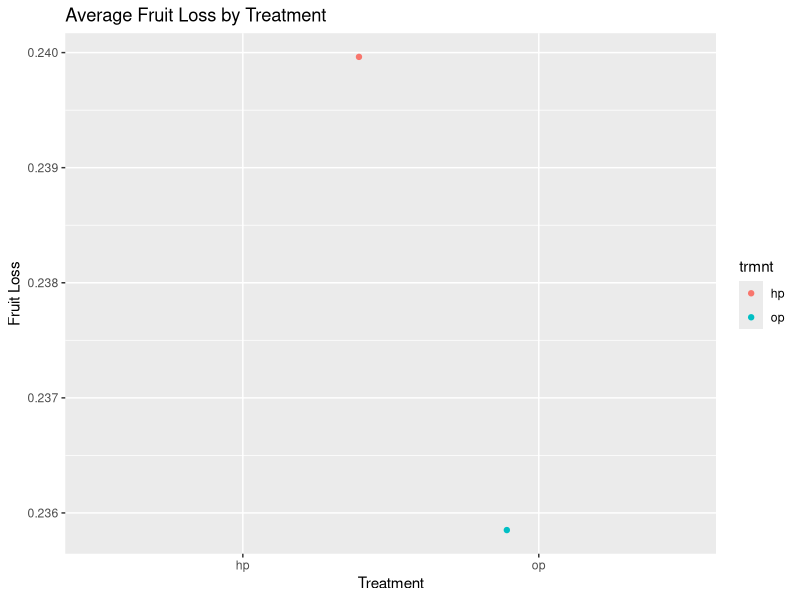
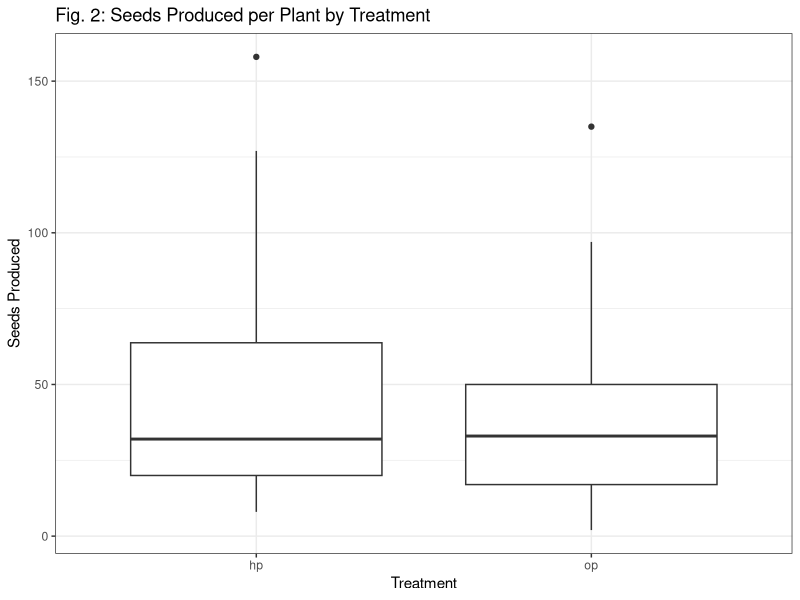
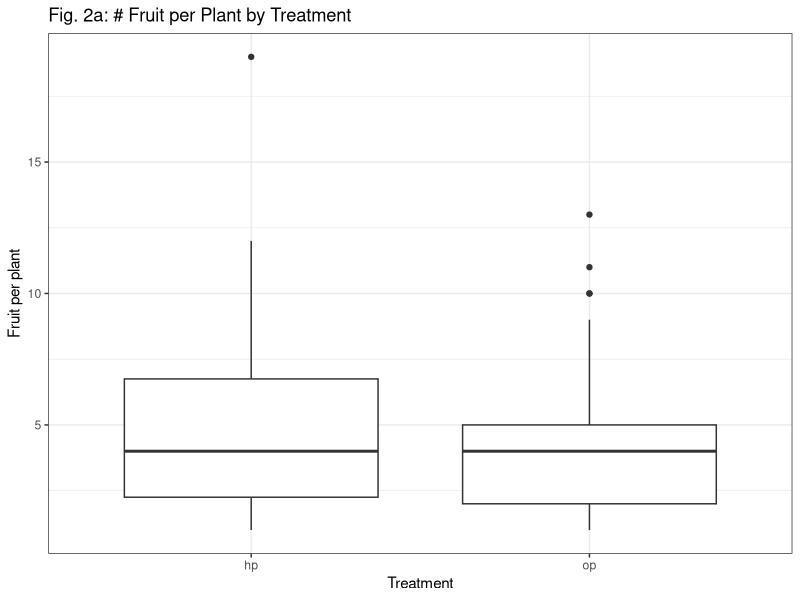
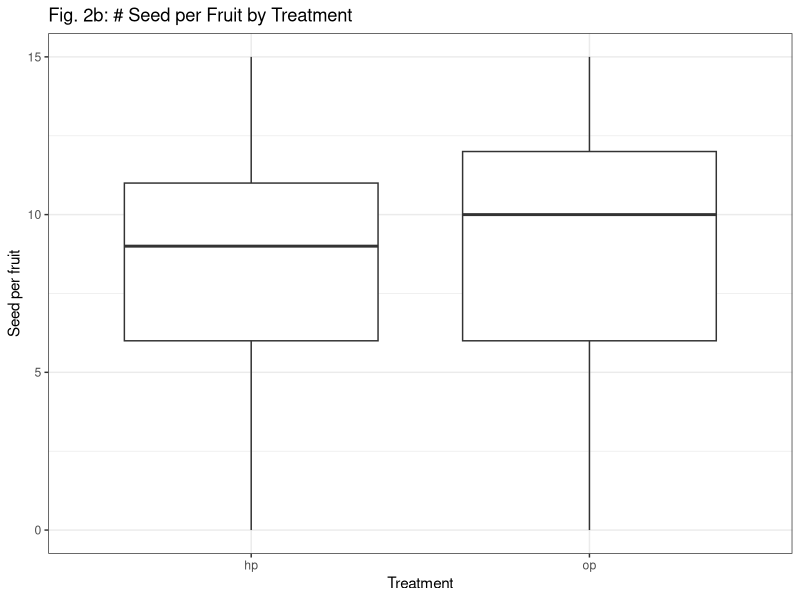
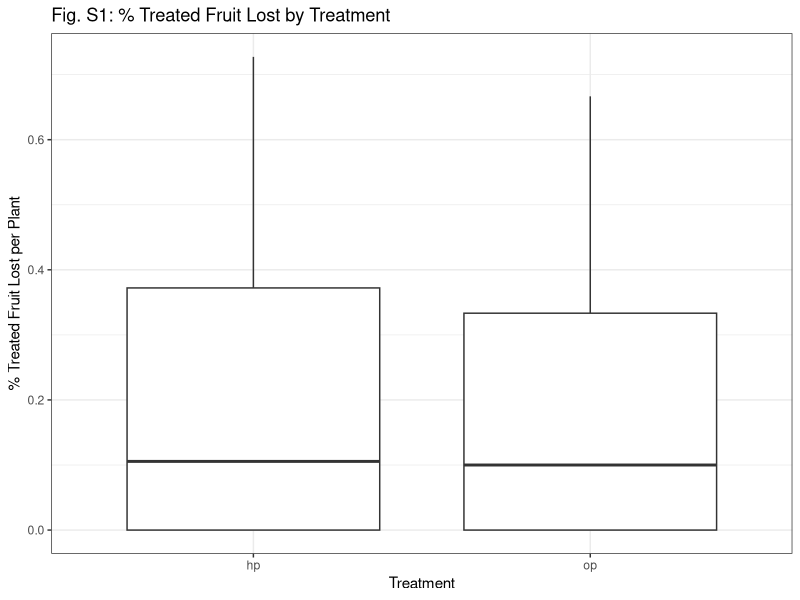
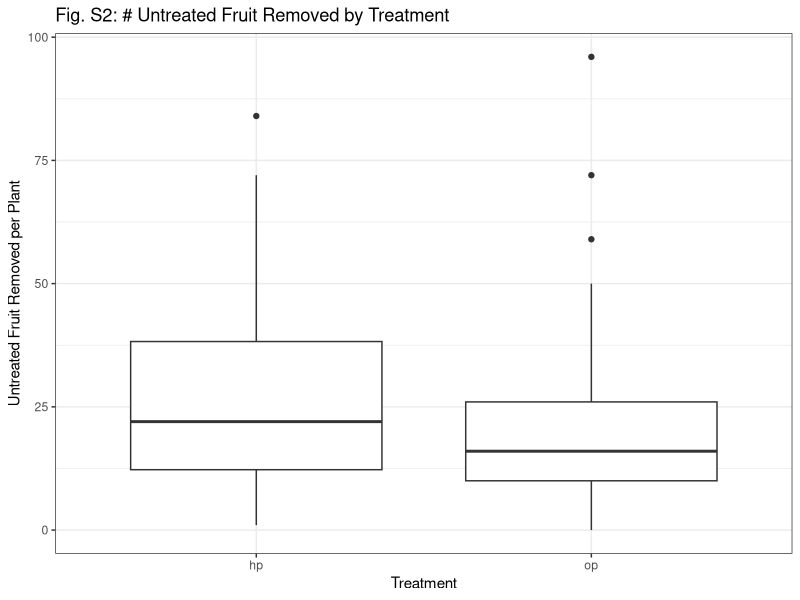
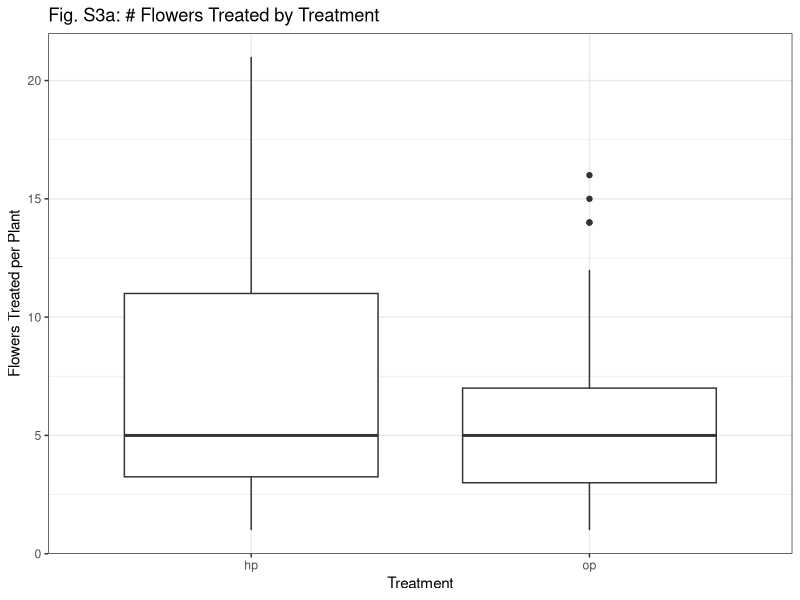
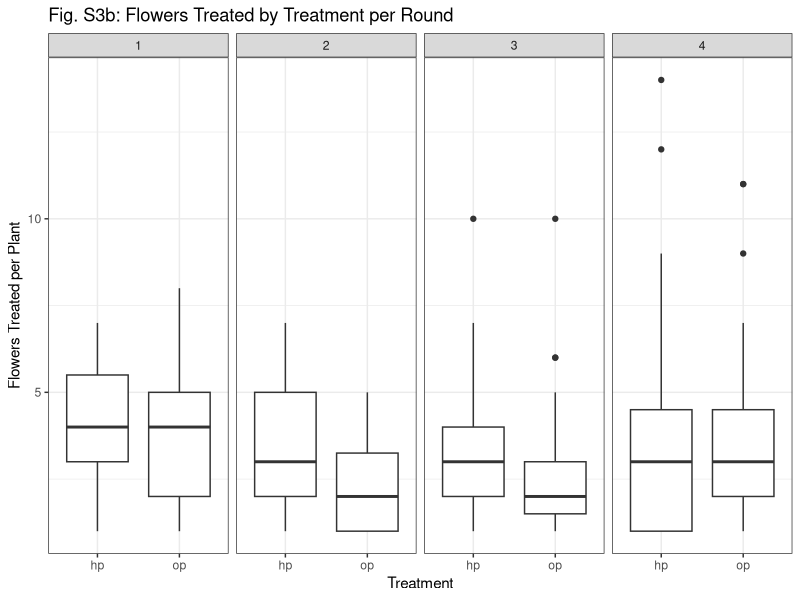

The R script that drew these images, in order: (Note: this script raises an error after producing the figures.)
### Jan 2019 code

##Dan run lines 3-10, then go to 73

#### data for summary tables and results section
library(tidyverse)
pollination<-read.csv("data/pollination_2017_pp_plant_trait.csv")
#upload seed data merged with the environmental data
seed_land<-read.csv("data/seed_land.csv")
seed_land<-seed_land%>%filter(plot=="hi")
####

# Sum general summary information for the results section

# # of distinct plants used
pollination<-pollination%>%filter(plot=="hi")
n_distinct(pollination$ID) # of distinct plants

pollination%>% group_by(trmnt)%>% summarize(n_plants=n_distinct(ID)) # of times treated

# # of distinct plants we collected seed from
n_distinct(seed_land$ID)

# seed and fruit data summary


### table of fruit and seed production by treatment
seed_tbl<-seed_land%>%
  filter(plot=="hi")%>% # select only the hi density plots
  group_by(trmnt)%>%
  summarise(n_plants=n_distinct(ID),n_fruit=n(),avg_seed=mean(total.seeds),median=median(total.seeds), 
                    sd=sd(total.seeds), var=var(total.seeds))

# Table of total fruit and seeds produced per plant
tot_seed_tbl<-seed_land%>%
  filter(plot=="hi")%>%
  group_by(trmnt,ID)%>%
  summarise(sum_seeds=sum(total.seeds), n_fruit=n())%>%
  group_by(trmnt)%>%
  summarise(n_plants=n(),total_fruit=sum(n_fruit),
            avg_n_fruit=mean(n_fruit), total_seeds=sum(sum_seeds),
            avg_sum_seeds=mean(sum_seeds), med_sum_seeds=median(sum_seeds),
            seeds_fruit=total_seeds/total_fruit,
            avg_seeds_fruit=avg_sum_seeds/avg_n_fruit)


# table of flowers treated, fruit recovered, and %fruit loss
flower_tbl<-seed_land%>%
  filter(plot=="hi")%>%
  group_by(trmnt,ID,round)%>%
  summarize(n_fruit=n(), n_flowers=(sum(flowers)/n()))%>%
  group_by(trmnt)%>%
    summarise(n_fruit_collected=sum(n_fruit),n_flowers_treated=sum(n_flowers),
              avg_fruit_coll=mean(n_fruit),avg_flowers_treated=mean(n_flowers),
              medfruit_coll=median(n_fruit),med_flowers_treated=median(n_flowers),
              frt_loss=1-(n_fruit_collected/n_flowers_treated))
ggplot(flower_tbl, aes(trmnt ,frt_loss, color=trmnt)) +geom_jitter()+ 
  labs(x="Treatment" ,y="Fruit Loss")+
  ggtitle("Average Fruit Loss by Treatment")

## table for untreated frt removal
mean_frt_rem<-seed_land%>%
  group_by(trmnt,ID,round)%>%
  summarize(frt_rem=(sum(frt_removed))/n())%>%
  group_by(trmnt,ID)%>%
  summarize(tot_frt_rem=sum(frt_rem))%>%
  group_by(trmnt)%>%
  summarize(mean_frt_rem=mean(tot_frt_rem), med_frt_rem=median(tot_frt_rem))




#Dan start here!
### PLOTS####

# fig 2. Boxplots of two treatments

#total seeds produced across all fruits collected for a plant 
seed_land%>%group_by(trmnt, ID)%>%
  summarize(sum_seed=sum(total.seeds))%>%
  ggplot(aes(trmnt ,sum_seed ))+geom_boxplot()+ theme_bw()+
  labs(x="Treatment" ,y="Seeds Produced")+
  ggtitle("Fig. 2: Seeds Produced per Plant by Treatment")
####

### Supplemental plots####

#fruits per plant
seed_land%>%
group_by(ID,trmnt)%>%
  summarize(n_fruit=n())%>%
  ggplot(aes(trmnt ,n_fruit)) +geom_boxplot()+ theme_bw()+
  labs(x="Treatment" ,y="Fruit per plant")+
  ggtitle("Fig. 2a: # Fruit per Plant by Treatment")
#seeds per fruit per plant
seed_land%>%
  ggplot(aes(trmnt ,total.seeds)) +geom_boxplot()+ theme_bw()+
  labs(x="Treatment" ,y="Seed per fruit")+
  ggtitle("Fig. 2b: # Seed per Fruit by Treatment")


#% treated fruit lost
seed_land%>%group_by(trmnt,ID,round)%>%
  summarize(n_fruit=n(), n_flowers=(sum(flowers)/n()))%>%
  group_by(trmnt,ID)%>%
  summarize(sum_fruit=sum(n_fruit), sum_flowers=sum(n_flowers),
            fruit_loss=1-(sum_fruit)/(sum_flowers))%>%
  ggplot(aes(trmnt ,fruit_loss))+geom_boxplot()+ theme_bw()+
  labs(x="Treatment" ,y="% Treated Fruit Lost per Plant")+
  ggtitle("Fig. S1: % Treated Fruit Lost by Treatment")
#supplement table 

# # fruit removed by trmnt
seed_land%>%
  group_by(trmnt,ID,round)%>%
  summarize(frt_rem=(sum(frt_removed))/n())%>%
  group_by(trmnt,ID)%>%
  summarize(tot_frt_rem=sum(frt_rem))%>%
  ggplot(aes(trmnt ,tot_frt_rem)) +geom_boxplot()+ theme_bw()+
  labs(x="Treatment" ,y="Untreated Fruit Removed per Plant")+
  ggtitle("Fig. S2: # Untreated Fruit Removed by Treatment")


## flower production total
seed_land%>%group_by(trmnt,ID,round)%>%
  summarize(n_fruit=n(), n_flowers=(sum(flowers)/n()))%>%
  group_by(trmnt,ID)%>%
  summarize(sum_fruit=sum(n_fruit), sum_flowers=sum(n_flowers),
            fruit_loss=1-(sum_fruit)/(sum_flowers))%>%
  ggplot(aes(trmnt ,sum_flowers))+geom_boxplot()+ theme_bw()+
  labs(x="Treatment" ,y="Flowers Treated per Plant")+
  ggtitle("Fig. S3a: # Flowers Treated by Treatment")



#3b
## flower production by round
seed_land%>%group_by(trmnt,ID,round)%>%
  summarize(n_fruit=n(), n_flowers=(sum(flowers)/n()))%>%
  ggplot(aes(trmnt ,n_flowers))+geom_boxplot()+ 
  facet_grid(.~round)+
theme_bw()+
  labs(x="Treatment" ,y="Flowers Treated per Plant")+
  ggtitle("Fig. S3b: Flowers Treated by Treatment per Round")
  
 ### didn't really change


#### These are important figures!!!
### Seeds 
ggplot(data=plt, aes(prop.c,seeds, color=trmnt))+geom_point()+
  geom_smooth(method=lm)
### poll ovules
ggplot(data=plt_nr, aes(prop.c,polov, color=trmnt))+geom_point()+
  geom_smooth(method=lm)
### seed  over time
ggplot(data=plt,aes(temp.start,seeds, color=trmnt))+geom_point()+
  geom_smooth(method=lm)

ggplot(data=plt,aes(trmnt,seeds, color=trmnt))+geom_boxplot()+
  facet_grid(.~round)

  
  ##############
###############################
#pre 2019 code ## 
# Mostly tables but some plots
#########
  ### Pollinated Ovules /  Fruit

trmnt_tbl<-seed_land%>%
  group_by(round, ID,trmnt)%>%
  summarise(n_fruit=n(),n_flowers=sum(unique(flowers)),
            frt_loss=(1-(n_fruit/n_flowers)))%>% 
  group_by(ID,trmnt)%>%
  summarise(n_fruit=sum(n_fruit),n_flowers=sum(n_flowers),
            frt_loss=1-(n_fruit/n_flowers))=
  group_by(trmnt)%>%
  summarise(n_fruit=sum(n_fruit),n_flowers=sum(n_flowers),
            frt_loss=(1-(n_fruit/n_flowers))) 
  
ggplot(trmnt_tbl, aes(trmnt ,frt_loss, color=trmnt)) +geom_jitter()+ 
  labs(x="Treatment" ,y="Fruit Loss")+
  ggtitle("Average Fruit Loss by Treatment")


# table of mean, median, variance in poll_ovules

### These numbers seem to match Lee & Bazzaz 1982:
### Control plants in their study (no fruit removal) matured fruit w/ avg 11.3 ov and 11.1 devo seeds
### Plants with highest level of fruit removal (80% fruit removed) matured fruit w/ avg 9.9 ov and 8.2 seeds

### Other nuggets of info:
### We collected more HP fruit than OP fruit
### OP fruit had, on average, .5 more ovules than HP fruit.


# Pollinated Ovules/Total Ovules / Fruit

pollratio_tbl<-summarise(seed_land,fruit_count=n(), avg_pol=mean(poll_ovules/total.ovules), med_pol=median(poll_ovules/total.ovules),
                         var_pol=var(poll_ovules/total.ovules), sd_pol=sd(poll_ovules/total.ovules), 
                         coef_var_pol=(sd_pol/avg_pol))

pollratio_tbl



# Pollen Limitation (Total Ovules - Pollinated Ovules) / Fruit


pl_tbl<-summarise(seed_land,n_fruit=n(), avg=mean(poll_lim),median=median(poll_lim), 
                  sd=sd(poll_lim), var=var(poll_lim),coef_var=sd/avg)
pl_tbl




############
##### Site Response Variable Tables


#Total Seeds / Site

#Seeds collected per site

seed_site_total<- seed_land %>%
  group_by(site) %>%
  summarise(fruit_count = n(), seeds=sum(total.seeds),avg_seeds=mean(total.seeds), med_seeds=median(total.seeds),
            sd_seeds=sd(total.seeds), var_seeds=var(total.seeds))
seed_site_total

### seeds collected per site, round, and treatment

seed_site<- seed_land %>%
  group_by(site,prop.c,round,trmnt) %>%
  summarise(fruit_count = n(), seeds=sum(total.seeds),avg_seeds=mean(total.seeds), med_seeds=median(total.seeds),
            sd_seeds=sd(total.seeds), var_seeds=var(total.seeds))

seed_site



#Pollen Limitation / Site Table + Scatter plots

#Degree of pollen limitation (Poll ovules - total ovules) per fruit at the site level

### Pollen Limitation by site and round
pl_site<- seed_land %>%
  group_by(site,prop.c,trmnt) %>%
  summarise(fruit_count = n(), avg_pl=mean(poll_lim), med_pl=median(poll_lim),
            var_pl=var(poll_lim), sd_pl=sd(poll_lim), coef_var_pl=(sd_pl/avg_pl))


#ggplot(pl/site, aes(reorder(site,prop.c), avg_pl)) + geom_violin(draw_quantiles=.5) +ggtitle("avgPL by Site")
ggplot(pl_site, aes(prop.c,avg_pl,color=trmnt)) +geom_jitter() +
  ggtitle("Avg PL by % Development")+geom_smooth(method=lm,se=FALSE)

ggplot(pl_site, aes(prop.c,med_pl, color=trmnt)) +geom_point() +
  ggtitle("Med PL by % Development") +geom_smooth(method=lm,se=FALSE)


ggplot(pl_site, aes(prop.c,var_pl, color=trmnt)) +geom_point()+
  geom_smooth(method=lm, se=FALSE) +ggtitle("Variance in PL by % Development")


ggplot(pl_site, aes(prop.c,coef_var_pl)) +geom_point(aes(color=site)) +ggtitle("CV of PL by % Development")



####
# Pollinated Ovules / Site Table

#Number Ovules pollinated in a fruit at the site level

####
pol_ov_site<- seed_land %>%
  group_by(site,prop.c) %>%
  summarise(fruit_count = n(), avg_pol=mean(poll_ovules), med_pol=median(poll_ovules),
            var_pol=var(poll_ovules), sd_pol=sd(poll_ovules), coef_var_pol=(sd_pol/avg_pol))


ggplot(pol_ov_site, aes(prop.c,avg_pol)) +geom_point(aes(color=site)) +ggtitle("Avg Pol Ov by % Development")

ggplot(pol_ov_site, aes(prop.c,med_pol)) +geom_point(aes(color=site)) +ggtitle("Med Poll Ov by % Development")

ggplot(pol_ov_site, aes(prop.c,var_pol)) +geom_point(aes(color=site)) +ggtitle("Variance in Pol Ov by % Development")

ggplot(pol_ov_site, aes(prop.c,coef_var_pol)) +geom_point(aes(color=site)) +ggtitle("CV of Pol Ov by % Development")


# Pollinated Ovule/Virgin Ovules / Site & % Developed

#The proportion of available ovules pollinated in a fruit at the site level


polr_Site<- seed_land %>%
  group_by(site,prop.c,trmnt) %>%
  summarise(fruit_count=n(), avg_pol=mean(poll_ovules/total.ovules), med_pol=median(poll_ovules/total.ovules),
            var_pol=var(poll_ovules/total.ovules), sd_pol=sd(poll_ovules/total.ovules), 
            coef_var_pol=(sd_pol/avg_pol))



ggplot(pol_ratio_site , aes(prop.c,avg_pol)) +geom_point(aes(color=site))  

+ggtitle("Avg Pol Ratio by % Development")

ggplot(pol_ratio_site, aes(prop.c,med_pol)) +geom_point(aes(color=site)) +ggtitle("Med Poll Ov Ratio by % Development")

ggplot(pol_ratio_site, aes(prop.c,var_pol)) +geom_point(aes(color=site)) +ggtitle("Variance in Pol Ov Ratio by % Development")

ggplot(pol_ratio_site, aes(prop.c,coef_var_pol)) +geom_point(aes(color=site)) +ggtitle("CV of Pol Ov Ratio by % Development")           

######################################
# Big ole tables of response variables-->
#  Treatment/Site & % Developed
 # & Treatment/Site x Round & % Devo
####################################

### The ratio of pollinated ovules/total ovules and total - pollinated responses are decreasing 
### with increasing agricultural development around site.
### let's look at how treatments are influencing these results

### First let's build a big table including all response variables

#Running avg, med, var for each response variable:
# Pollinated Ovules/TOtal Ovules (pr), TotOv-PolOv (Topo), pollinated ovules (polov), and seed (seed)
### Maybe add total.seeds/total.ovules (so)??


trmnt_sitexx<- seed_land %>%# initially group by ID
  group_by(site,prop.c,plot,trmnt,ID) %>%
  summarise(fruit_count=n(), avg_pr=mean(poll_ovules/total.ovules), med_pr=median(poll_ovules/total.ovules),
            var_pr=var(poll_ovules/total.ovules), avg_topo=mean(total.ovules-poll_ovules),
           var_topo=var(total.ovules-poll_ovules),
            avg_polov=mean(poll_ovules), var_polov=var(poll_ovules), 
            avg_seed=mean(total.seeds), var_seed= var(total.seeds),avg_so=mean(total.seeds/total.ovules),
           var_so=var(total.seeds/total.ovules))%>%
#Now filter out plant with 1 observation, as these observations may skew the data
filter(fruit_count>1) %>%
  filter(plot=="hi")%>%
  group_by(site, prop.c,plot,trmnt)%>%
  summarise(fruit_count=sum(fruit_count), avg_pr=mean(avg_pr), med_pr=median(med_pr), 
            var_pr=mean(var_pr), avg_topo=mean(avg_topo), var_topo=mean(var_topo), 
            avg_polov=mean(avg_polov), var_polov=mean(var_polov), 
            avg_seed=mean(avg_seed), var_seed= mean(var_seed), avg_so=mean(avg_so), var_so=mean(var_so))


### Same table, but keep plants with 1 fruit
trmnt_site_1<- seed_land %>%# initially group by ID
  group_by(site,prop.c,plot,trmnt) %>%
  summarise(fruit_count=n(), avg_pr=mean(poll_ovules/total.ovules), med_pr=median(poll_ovules/total.ovules),
            var_pr=var(poll_ovules/total.ovules), avg_topo=mean(total.ovules-poll_ovules),
            var_topo=var(total.ovules-poll_ovules),
            avg_polov=mean(poll_ovules), var_polov=var(poll_ovules), 
            avg_seed=mean(total.seeds), var_seed= var(total.seeds), avg_so=mean(total.seeds/total.ovules),
            var_so=var(total.seeds/total.ovules))

#### Same tables, but with round also included

trmnt_site_rd<- seed_land %>%# initially group by ID
  group_by(site,round, prop.c,trmnt,ID) %>%
  summarise(fruit_count=n(), avg_pr=mean(poll_ovules/total.ovules), med_pr=median(poll_ovules/total.ovules),
            var_pr=var(poll_ovules/total.ovules), avg_topo=mean(total.ovules-poll_ovules),
            var_topo=var(total.ovules-poll_ovules),
            avg_polov=mean(poll_ovules), var_polov=var(poll_ovules), 
            avg_seed=mean(total.seeds), var_seed= var(total.seeds), avg_so=mean(total.seeds/total.ovules),
            var_so=var(total.seeds/total.ovules))%>%
  #Now filter out plant with 1 observation, as these observations may skew the data
  filter(fruit_count>1) %>%
  filter(plot=="hi")%>%
  group_by(site,round, prop.c,trmnt)%>%
  summarise(fruit_count=sum(fruit_count), avg_pr=mean(avg_pr), med_pr=median(med_pr), 
            var_pr=mean(var_pr), avg_topo=mean(avg_topo), var_topo=mean(var_topo), 
            avg_polov=mean(avg_polov), var_polov=mean(var_polov), 
            avg_seed=mean(avg_seed), var_seed= mean(var_seed),avg_so=mean(avg_so), var_so=mean(var_so))


### Same table, but keep plants with 1 fruit
trmnt_site_rd_1<- seed_land %>%# initially group by ID
  group_by(site,round,prop.c,trmnt) %>%
  summarise(fruit_count=n(), avg_pr=mean(poll_ovules/total.ovules), med_pr=median(poll_ovules/total.ovules),
            var_pr=var(poll_ovules/total.ovules), avg_topo=mean(total.ovules-poll_ovules),
            var_topo=var(total.ovules-poll_ovules),
            avg_polov=mean(poll_ovules), var_polov=var(poll_ovules), 
            avg_seed=mean(total.seeds), var_seed= var(total.seeds),avg_so=mean(total.seeds/total.ovules),
            var_so=var(total.seeds/total.ovules))

####################
#### Plots ####
########################
######

### Site only plots#####

#########
### Polr

### Plot of avg polr
ggplot(trmnt_sitexx, aes(prop.c,avg_pr, color=trmnt)) +geom_point()+
  ggtitle("Avg Pol Ratio by % Development") +geom_smooth(method=lm,se=FALSE)
### Intercept HP ~ .85, Intercept OP ~.9 
### Slope is slightly lower in op
### As prop.c increases avg polr (pollinated ovules/total Ovules) decreases
### this decrease is more intense in op but never crosses hp line
### Adding CIs shows significant overlap
### PR starts at difference of ~.05 between hp and op
### Or ~.55 fewer ovules for hp fruit
### This reduces down to a ~.01-.02 difference in hp and op PR at high develpment
### Or ~.11-.22 fewer ovules for hp fruit.


### Now compare if we drop single fruits
ggplot(trmnt_site, aes(prop.c,avg_pr, color=trmnt)) +geom_point()+
  ggtitle("Avg Pol Ratio by % Development") +geom_smooth(method=lm,se=FALSE)
### Now slopes are effectively equal. OP intercept is a little lower as well.
### Interpretation: pr in hp is ~ .03-.05 less than op. 
### There were ~11 total ovules per fruit, so this works out to ~.33-.55 fewer pollinated ovules in HP fruit
###
### Plot of var polr without dropping single fruit plants  
ggplot(trmnt_site_1, aes(prop.c,var_pr, color=trmnt)) +geom_point() +
  ggtitle("Variance in Pol Ov Ratio by % Development") +geom_smooth(method=lm, se=FALSE)
### Intercept higher for hp, indicating treating flowers added a small amount of variability
### but slope higher in op, leading to higher variability at higher prop.c
### So, prop.c had a marginally stronger effect on op plant PR. 
### had there been pollen limitation we would notice either a sharper slope for OP or a higher intercept
### in general variability seems low.
##


ggplot(trmnt_site, aes(prop.c,var_pr, color=trmnt)) +geom_point() +
  ggtitle("Variance in Pol Ov Ratio by % Development") +geom_smooth(method=lm, se=FALSE)

##Slope in HP plants almost 0. 
#Indicates there was just some variability inherent for treating across all propc
## Slope in op higher. Indicates variability grows with increasing prop.c, approaching variability in treating
# Intercepts ~ .043 HP and ~.0225 OP.
## Biggest change was to Staples, which seems to have had many single fruit plants 
# Takeaway: The amount of variability added by treatment exceeds that created by the gradient
# Prop. c didn't influence HP plants, indicating HP treatments were likely consistently effective
# BUT they seem to have been marginally detrimental to pollination of ovules.

###############
### Seed Set


ggplot(trmnt_site_1, aes(prop.c,avg_seed, color=trmnt)) +geom_point()+
  ggtitle("Avg Seed per fruit by % Development") +geom_smooth(method=lm,se=FALSE)
### INTERP:


### Now compare if we drop single fruits
ggplot(trmnt_sitexx, aes(prop.c,avg_seed, color=trmnt)) +geom_point()+
  ggtitle("Avg Seed per fruit by % Development") +geom_smooth(method=lm,se=FALSE)
### INTERP: ~.5 fewer seeds in hp at lowest pop.c, to 0 difference at highest prop.c
### HP treatment consistent, but either depressed sed set slightly 
### OR plant level effects and low sample size are skewing prop.c effect (probs a little of both)

ggplot(trmnt_site_1, aes(prop.c,var_seed, color=trmnt)) +geom_point() +
  ggtitle("Variance in seed per fruitRatio by % Development") +geom_smooth(method=lm, se=FALSE)
### INTERP: var same for op & hp at intercept but slope higher for op.
### hp treatment doesn't mute the effect of prop.c, small sample size may be skewing +plant level effects


ggplot(trmnt_site, aes(prop.c,var_seed, color=trmnt)) +geom_point() +
  ggtitle("Variance in seed/fruit % Development") +geom_smooth(method=lm, se=FALSE)
### Interp:
### Doesn't seem to be a relationship. lots of variability in one site.
### 


#########
##### topo 


ggplot(trmnt_site_1, aes(prop.c,avg_topo, color=trmnt)) +geom_point()+
  ggtitle("Avg total - pollinated ovules per fruit by % Development") +geom_smooth(method=lm,se=FALSE)
### INTERP: hp treatment fruit ~.4-.5 fewer ovules at low prop.c to .1 or less at high.


### Now compare if we drop single fruits
ggplot(trmnt_sitexx, aes(prop.c,avg_topo, color=trmnt)) +geom_point()+
  ggtitle("Avg total - pollinated ovules per fruit by % Development") +geom_smooth(method=lm,se=FALSE)
### INTERP: slopes decreased after dropping single fruits
### hp treatment fruit cosistently .3-.4 ovules fewer than op fruit

ggplot(trmnt_site_1, aes(prop.c,var_topo, color=trmnt)) +geom_point() +
  ggtitle("Variance in total- pollinated ovules per fruit by % Development") +geom_smooth(method=lm, se=FALSE)
### INTERP: Var increases for both treatments, slightly quicker for op.

ggplot(trmnt_site, aes(prop.c,var_topo, color=trmnt)) +geom_point() +
  ggtitle("Variance in Total -pollinated ovules per fruit by % Development") +geom_smooth(method=lm, se=FALSE)

### Interp: var higher in hp by a large amount once you get rid of singletons...
### topo may follow negative binomial; plot looks similar to averages
### so higher levels of topo have a higher level of variability **in general**
### We'll see if this holds


#####
## Polov


ggplot(trmnt_site_1, aes(prop.c,avg_polov, color=trmnt)) +geom_point()+
  ggtitle("Avg pollinated ovules per fruit by % Development") +geom_smooth(method=lm,se=FALSE)
### INTERP: 9 pollinated ovules per fruit in hp plants versus 10 at sites with low development
## much sharper slope in op plants


### Now compare if we drop single fruits
ggplot(trmnt_sitexx, aes(prop.c,avg_polov, color=trmnt)) +geom_point()+
  ggtitle("Avg pollinated ovules by % Development") +geom_smooth(method=lm,se=FALSE)
### INTERP: slopes decreased after dropping single fruits
### almost complete flat slope in hp fruits; about 8.7 ovules per fruit at all levels of prop.c
### compared to op frits that have about 9.6 ovules per fruit down to 8.7 at high prop.c 
### treatments were consistent, but slightly depressed seed set 
### OR site level effects are skewing that level of development
### OR plant level effects and who the fruit are coming form is drivng data
###

ggplot(trmnt_site_1, aes(prop.c,var_polov, color=trmnt)) +geom_point() +
  ggtitle("Variance in pollinated ovules by % Development") +geom_smooth(method=lm, se=FALSE)
### INTERP: var same for op & hp at intercept but slope higher for op.
### hp treatment doesn't mute the effect of prop.c, small sample size may be skewing +plant level effects


ggplot(trmnt_site, aes(prop.c,var_polov, color=trmnt)) +geom_point() +
  ggtitle("Variance in pollinated ovules by % Development") +geom_smooth(method=lm, se=FALSE)
### Interp: variance starts out low in op plants but shoots up over that of hp plants






###Site X Round plots

### topo

ggplot(trmnt_site_rd_1, aes(prop.c,avg_topo, color=trmnt)) +geom_point()+facet_grid(.~round)+
  ggtitle("Avg total - pollinated ovules per fruit by % Development") +geom_smooth(method=lm,se=FALSE)
### INTERP: All over the damn place


### Now compare if we drop single fruits
ggplot(trmnt_site_rd, aes(prop.c,avg_topo, color=trmnt)) +geom_point()+facet_grid(.~round)+
  ggtitle("Avg total - pollinated ovules per fruit by % Development") +geom_smooth(method=lm,se=FALSE)
### INTERP: 

ggplot(trmnt_site_rd_1, aes(prop.c,var_topo, color=trmnt)) +geom_point() +facet_grid(.~round)+
  ggtitle("Variance in total- pollinated ovules per fruit by % Development") +geom_smooth(method=lm, se=FALSE)
### INTERP: Variance in rd one hp fruit declines at higher values of prop.

ggplot(trmnt_site_rd, aes(prop.c,var_topo, color=trmnt)) +geom_point() +facet_grid(.~round)+
  ggtitle("Variance in Total -pollinated ovules per fruit by % Development") +geom_smooth(method=lm, se=FALSE)

########
### Polr

### Plot of avg polr


ggplot(trmnt_site_rd_1, aes(prop.c,avg_pr, color=trmnt)) +geom_point()+ facet_grid(.~round)+
  ggtitle("Avg Pol Ratio by % Development") +geom_smooth(method=lm,se=FALSE)

### 

### Now compare if we drop single fruits
ggplot(trmnt_site_rd, aes(prop.c,avg_pr, color=trmnt)) +geom_point()+ facet_grid(.~round)+
  ggtitle("Avg Pol Ratio by % Development (Drop Single Fruits)") +geom_smooth(method=lm,se=FALSE)



### Plot of var polr without dropping single fruit plants  
ggplot(trmnt_site_rd_1, aes(prop.c,var_pr, color=trmnt)) +geom_point() +facet_grid(.~round)+
  ggtitle("Variance in Pol Ov Ratio by % Development") +geom_smooth(method=lm, se=FALSE)



ggplot(trmnt_site_rd, aes(prop.c,var_pr, color=trmnt)) +geom_point() +facet_grid(.~round)+
  ggtitle("Variance in Pol Ov Ratio by % Development (Drop Single Fruits)") +geom_smooth(method=lm, se=FALSE)

# Variance very high in round 4, particularly in op fruit
# Variance in general low
#
ggplot(trmnt_site_rd_1, aes(prop.c,avg_seed, color=trmnt)) +geom_point()+facet_grid(.~round)+
  ggtitle("Avg Seed per fruit by % Development") +geom_smooth(method=lm,se=FALSE)
### INTERP:



### Now compare if we drop single fruits
ggplot(trmnt_site_rd, aes(prop.c,avg_seed, color=trmnt)) +geom_point()+facet_grid(.~round)+
  ggtitle("Avg Seed per fruit by % Development") +geom_smooth(method=lm,se=FALSE)


ggplot(trmnt_site_rd_1, aes(prop.c,var_seed, color=trmnt)) +geom_point() +facet_grid(.~round)+
  ggtitle("Variance in seed per fruitRatio by % Development") +geom_smooth(method=lm, se=FALSE)


ggplot(trmnt_site_rd, aes(prop.c,var_seed, color=trmnt)) +geom_point() +
  ggtitle("Variance in seed/fruit % Development") +geom_smooth(method=lm, se=FALSE)





#########################################
#########################################


#######
### Plant Level Response Variables==> generate tables and pass models
####

### Diff in HP-OP####

##First we need to generate averages and totals for each plot for each response variable we're interested in
HPOP_plant<-seed_land %>%
  group_by(prop.c,site,plot, trmnt)%>% 
  summarise(fruit_count=n(),seed_total=sum(total.seeds), avg_seeds=mean(total.seeds),
            total_pol=sum(poll_ovules),avg_pol=mean(poll_ovules))%>%

  filter(plot=="hi")

HPOP_plot<-HPOP_plant %>%
summarise(seed_diff= (seed_total[trmnt=="hp"])-(seed_total[trmnt=="op"]), 
          avg_seed_diff=(avg_seeds[trmnt=="hp"])-(avg_seeds[trmnt=="op"]),
          pollov_diff=(total_pol[trmnt=="hp"])-(total_pol[trmnt=="op"]),
          avg_pollov_diff=(avg_pol[trmnt=="hp"])-(avg_pol[trmnt=="op"] ))
   
### DROP LO DENSITY FRUIT        
##First we need to generate averages and totals for each plot for each response variable we're interested in
HPOP_droplo<-seed_land %>%
  group_by(prop.c,site,plot,trmnt,ID)%>% 
  summarise(fruit_count=n(),seed_total=sum(total.seeds), avg_seeds=mean(total.seeds),
            total_pol=sum(poll_ovules),avg_pol=mean(poll_ovules)) %>%
  #Now we need to pass this table to a new argument that will subtract the OP row from the HP row 
  #(or vice versa)
  # We should drop the low density treatment fruit from this to make the  observations more consistent
  filter(plot=="hi")%>%
  summarise(seed_diff= (seed_total[trmnt=="hp"])-(seed_total[trmnt=="op"]), 
            avg_seed_diff=(avg_seeds[trmnt=="hp"])-(avg_seeds[trmnt=="op"]),
            pollov_diff=(total_pol[trmnt=="hp"])-(total_pol[trmnt=="op"]),
            avg_pollov_diff=(avg_pol[trmnt=="hp"])-(avg_pol[trmnt=="op"] ))




### intact data set
ggplot(HPOP_plot, aes(prop.c,avg_seed_diff)) +geom_point()+
  ggtitle("Avg diff in seed between trmnts by % Development") +geom_smooth(method=lm,se=FALSE)

### droplow density
ggplot(HPOP_droplo, aes(prop.c,avg_seed_diff)) +geom_point()+
  ggtitle("Avg diff in seed between trmnts by % Development (Drop low)") +geom_smooth(method=lm,se=FALSE)

### intact data set
ggplot(HPOP_plot, aes(prop.c,avg_pollov_diff)) +geom_point()+
  ggtitle("Avg diff in pollovs between trmnts by % Development") +geom_smooth(method=lm,se=FALSE)

### droplow density
ggplot(HPOP_droplo, aes(prop.c,avg_pollov_diff)) +geom_point()+
  ggtitle("Avg diff in pollovs between trmnts by % Development (Drop low)") +geom_smooth(method=lm,se=FALSE)







 #seeds_op=sum(total.seeds [which(seed_land$trmnt=="op"),]), HPOP=seeds_hp-seeds_op)

ggplot(seed_plant,aes(trmnt,avg_seeds))+geom_violin(draw_quantiles=.5)
ggplot(seed_plant,aes(trmnt,med_seeds))+geom_violin(draw_quantiles=.5)

ggplot(seed_plant,aes(prop.c,med_seeds))+geom_jitter(aes(color=site))
ggplot(seed_plant,aes(prop.c,avg_seeds))+geom_jitter(aes(color=site))
ggplot(seed_plant,aes(prop.c,var_seeds))+geom_jitter(aes(color=site))
ggplot(seed_plant,aes(prop.c,CV_seeds))+geom_jitter(aes(color=site))


#Total seeds collected / plant


seed_plant<- seed_land %>%
  group_by(prop.c,site,ID, trmnt)%>%
  summarise(fruit_count=n(),seed_total=sum(total.seeds), avg_seeds=mean(total.seeds), med_seeds=median(total.seeds), 
            var_seeds=var(total.seeds), sd_seeds=sd(total.seeds), CV_seeds=sd_seeds/avg_seeds)

ggplot(seed_plant,aes(trmnt,avg_seeds))+geom_violin(draw_quantiles=.5)
ggplot(seed_plant,aes(trmnt,med_seeds))+geom_violin(draw_quantiles=.5)

ggplot(seed_plant,aes(prop.c,med_seeds))+geom_jitter(aes(color=site))
ggplot(seed_plant,aes(prop.c,avg_seeds))+geom_jitter(aes(color=site))
ggplot(seed_plant,aes(prop.c,var_seeds))+geom_jitter(aes(color=site))
ggplot(seed_plant,aes(prop.c,CV_seeds))+geom_jitter(aes(color=site))



#Pollinated Ovules / Plant table


### Pollinated ovules x plant table
pollov_plant<-seed_land %>%
  group_by(site,round, prop.c,ID,trmnt)%>%
  summarise(fruit_count=n(), avg_pol=mean(poll_ovules), med_pol=median(poll_ovules),
            var_pol=var(poll_ovules), sd_pol=sd(poll_ovules), cv_pol=(sd_pol/avg_pol))

ggplot(pollov_plant, aes(trmnt,med_pol)) +geom_violin(draw_quantiles=.5) +ggtitle("Plant lvl Avg of Pol Ovs by treatment")

ggplot(pollov_plant, aes(trmnt,med_pol)) +geom_violin(draw_quantiles=.5) +ggtitle("Plant lvl median of Pol Ovs by treatment")

ggplot(pollov_plant, aes(trmnt,var_pol)) +geom_violin(draw_quantiles=.5) +ggtitle("Var Estimate of Pol Ovs by treatment")
ggplot(pollov_plant, aes(trmnt,cv_pol)) +geom_violin(draw_quantiles=.5) +ggtitle("Cv of Pol Ovs by treatment")

ggplot(pollov_plant, aes(prop.c,avg_pol)) +geom_jitter(aes(color=site)) 
ggplot(pollov_plant, aes(prop.c,med_pol)) +geom_jitter(aes(color=site)) 

ggplot(pollov_plant, aes(prop.c,var_pol)) +geom_jitter(aes(color=site)) 

ggplot(pollov_plant, aes(prop.c,cv_pol)) +geom_jitter(aes(color=site))


#Pollinated Ovule Ratio / Plant table

pol_ratio_plant<-seed_land %>%
  group_by(site,round, prop.c, ID,trmnt)%>% 
  summarise(fruit_count=n(), avg_pol=mean(poll_ovules/total.ovules), med_pol=median(poll_ovules/total.ovules),
            var_pol=var(poll_ovules/total.ovules), sd_pol=sd(poll_ovules/total.ovules), 
            coef_var_pol=sd_pol/avg_pol)

ggplot(pol_ratio_plant, aes(trmnt,avg_pol)) +geom_violin(draw_quantiles=.5)+
  ggtitle(" Mean Ratio of Pollinated Ovules per Treatment")

ggplot(pol_ratio_plant, aes(trmnt,avg_pol)) +geom_violin(draw_quantiles=.5)+
  ggtitle(" Median Ratio of Pollinated Ovules per Treatment")

ggplot(pol_ratio_plant, aes(trmnt,avg_pol)) +geom_violin(draw_quantiles=.5)+
  ggtitle(" Var of Ratio of Pollinated Ovules per Treatment")

ggplot(pol_ratio_plant, aes(trmnt,avg_pol)) +geom_violin(draw_quantiles=.5)+
  ggtitle(" CV of Ratio of Pollinated Ovules per Treatment")

ggplot(pol_ratio_plant, aes(prop.c,avg_pol)) +geom_jitter(aes(color=site))+
  ggtitle("Change in Mean Ratio of Pollinated Ovule with % Developed")
ggplot(pol_ratio_plant, aes(prop.c,med_pol)) +geom_jitter(aes(color=site))+
  ggtitle("Change in Median Ratio of Pollinated Ovule with % Developed")
ggplot(pol_ratio_plant, aes(prop.c,var_pol)) +geom_jitter(aes(color=site))+
  ggtitle("Change in Ratio of Pollinated Ovule Variance with % Developed")
ggplot(pol_ratio_plant, aes(prop.c,coef_var_pol)) +geom_jitter(aes(color=site)) +
  ggtitle("Change in Ratio of Pollinated Ovule CV with % Developed")



#Pollen Limitation / Plant table


pl_plant<-seed_land%>%
  group_by(site,round, prop.c,ID,trmnt)%>%
  summarise(frt_coll=n(),trtd_flwrs=sum(unique(flowers)),frt_flw_ratio= frt_coll/trtd_flwrs,
            avg_pl=mean(poll_lim), med_pl=median(poll_lim),
            sd_pl=sd(poll_lim), var_pl=var(poll_lim), cv_pl=(sd_pl/avg_pl))

pl_plant%>%
  ggplot( aes(trmnt,avg_pl)) +geom_violin(draw_quantiles=.5)+
  ggtitle(" Mean Pollen Limitation per Treatment")

pl_plant%>%
  ggplot(aes(trmnt,med_pl)) +geom_violin(draw_quantiles=.5)+
  ggtitle(" Median Pollen Limitation per Treatment")

pl_plant%>%
  ggplot( aes(trmnt,var_pl)) +geom_violin(draw_quantiles=.5)+
  ggtitle(" Var of Pollen Limitation per Treatment")

pl_plant%>%
  ggplot( aes(trmnt,cv_pl)) +geom_violin(draw_quantiles=.5)+
  ggtitle(" CV of Pollen Limitation per Treatment")
pl_plant%>%
  ggplot( aes(prop.c,avg_pl)) +geom_jitter(aes(color=site))+
  ggtitle("Change in Mean PL with % Developed")

pl_plant%>%
  ggplot( aes(prop.c,med_pl)) +geom_jitter(aes(color=site))+
  ggtitle("Change in Median PL with % Developed")

pl_plant%>%
  ggplot( aes(prop.c,var_pl)) +geom_jitter(aes(color=site))+
  ggtitle("Change in PL Variance with % Developed")

pl_plant%>%
  ggplot(aes(prop.c,cv_pl)) +geom_jitter(aes(color=site)) +
  ggtitle("Change in PL CV with % Developed")


### HP- OP 



#purrr
##### Not sure if this is actually useful without a bit more work on manipulating the table
# let's group fruits by plant

n_distinct(seed_land$ID) # # of unique plants we collected seeds from
n_seeds <- seed_land %>% # pipeline passes outpute from this line of code to next line, simplifying code
  group_by(ID) %>% #I've passed the seed_land df to this line, and would like to group it by the unique ID of the plant
  mutate(.,coll_fruits=n())%>% # number of fruit collected per plant
  nest() 
nrow(n_seeds) # should match n_distinct from seed_land df


#use unnest to pull the nested dataframe back into shape.


##m_seeds is a nested data frame containing all of the fruit seed count data for a given plant'


### # of fruit collected at each site, the average number of fruit per plant, median, etc.

###plot fruit count data for each treatment and round!


ggplot(m_seeds,aes(trmnt,(coll_fruits)))+geom_violin(aes(color=trmnt)) 



#################
# We can aslo pass n_seeds through a function using mutate and map to count fruit per plant
count_f <- function(df)
  {count=nrow(df)} ## function that counts number of fruit for a given plant

m_seeds <- n_seeds%>%
  mutate(coll_fruit = map(data, count_f))%>%
  nest()# use mutate and map to apply function to n_seeds
length(m_seeds$coll_fruit) #length should match number of rows from n_seeds

### However, this creates a separate column not included within the original nested dataframe.
